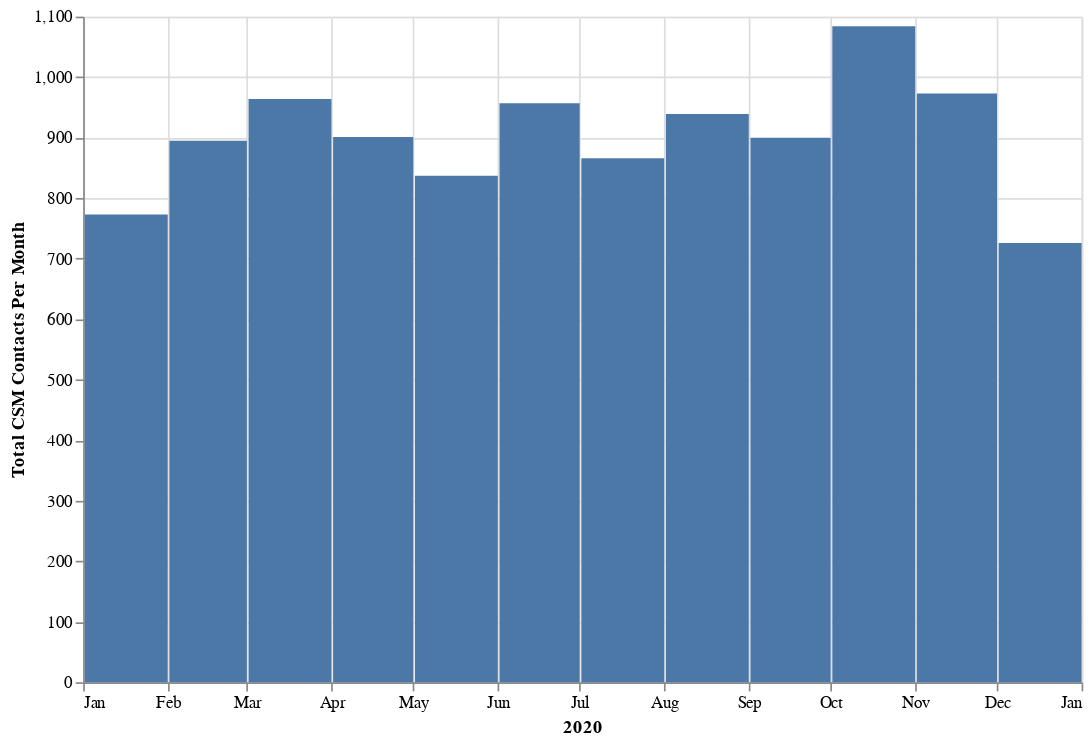

Notebook code cell kept with this figure:
### Markdown cell above
# CSM Contacts

### Code cell
csm_chart

### Figure 1 — Vega-Lite specification as saved in the notebook (floating-point values rounded to 4 significant figures)
{"config": {"view": {"continuousWidth": 400, "continuousHeight": 300}}, "data": {"name": "data-a58ea441e499b7072f51a6b82796e23c"}, "mark": "bar", "encoding": {"x": {"type": "temporal", "axis": {"title": "2020"}, "field": "month", "timeUnit": "month"}, "y": {"type": "quantitative", "axis": {"title": "Total CSM Contacts Per Month"}, "field": "csm_contact_date"}}, "height": 400, "width": 600, "$schema": "https://vega.github.io/schema/vega-lite/v4.8.1.json", "datasets": {"data-a58ea441e499b7072f51a6b82796e23c": [{"organization_id": 773, "csm_contact_date": 773, "month": "2020 Jan"}, {"organization_id": 895, "csm_contact_date": 895, "month": "2020 Feb"}, {"organization_id": 964, "csm_contact_date": 964, "month": "2020 Mar"}, {"organization_id": 901, "csm_contact_date": 901, "month": "2020 Apr"}, {"organization_id": 837, "csm_contact_date": 837, "month": "2020 May"}, {"organization_id": 957, "csm_contact_date": 957, "month": "2020 Jun"}, {"organization_id": 866, "csm_contact_date": 866, "month": "2020 Jul"}, {"organization_id": 939, "csm_contact_date": 939, "month": "2020 Aug"}, {"organization_id": 900, "csm_contact_date": 900, "month": "2020 Sep"}, {"organization_id": 1084, "csm_contact_date": 1084, "month": "2020 Oct"}, {"organization_id": 973, "csm_contact_date": 973, "month": "2020 Nov"}, {"organization_id": 726, "csm_contact_date": 726, "month": "2020 Dec"}]}}
